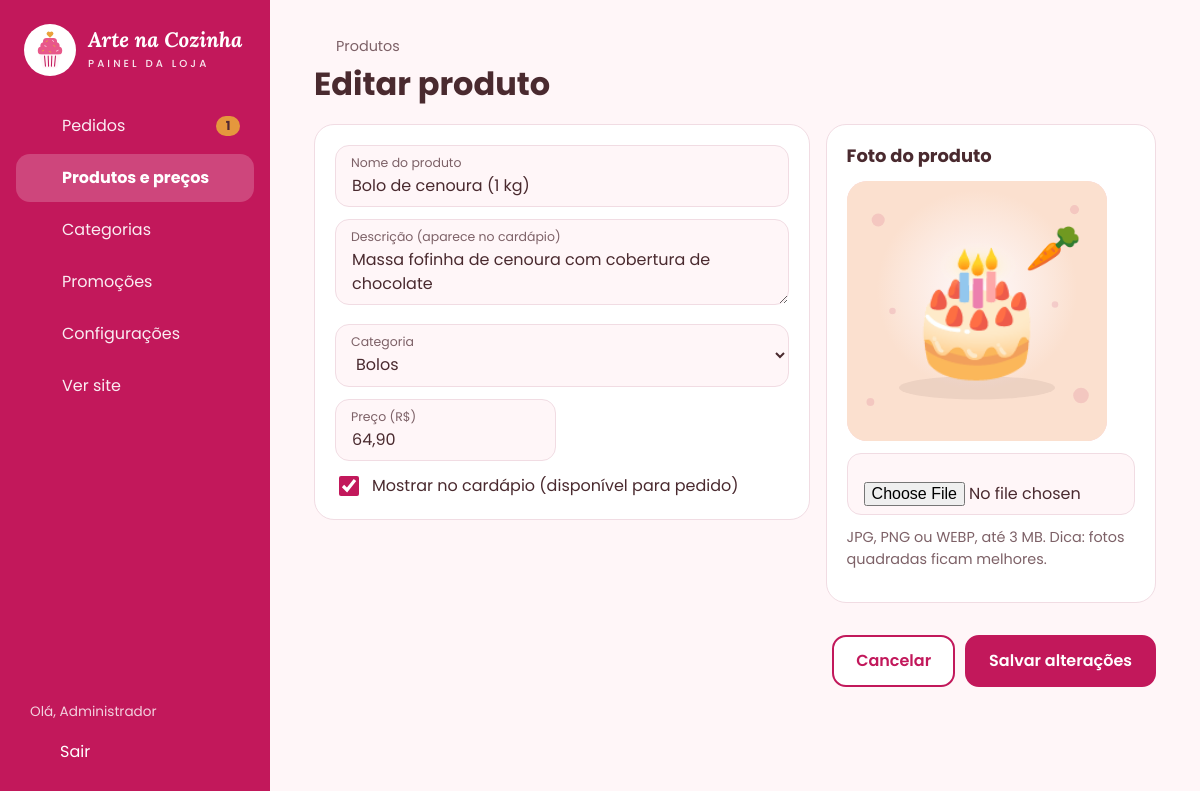
/admin/produto_form.php?id=4 (signed in), run on an earlier commit of the app's database.
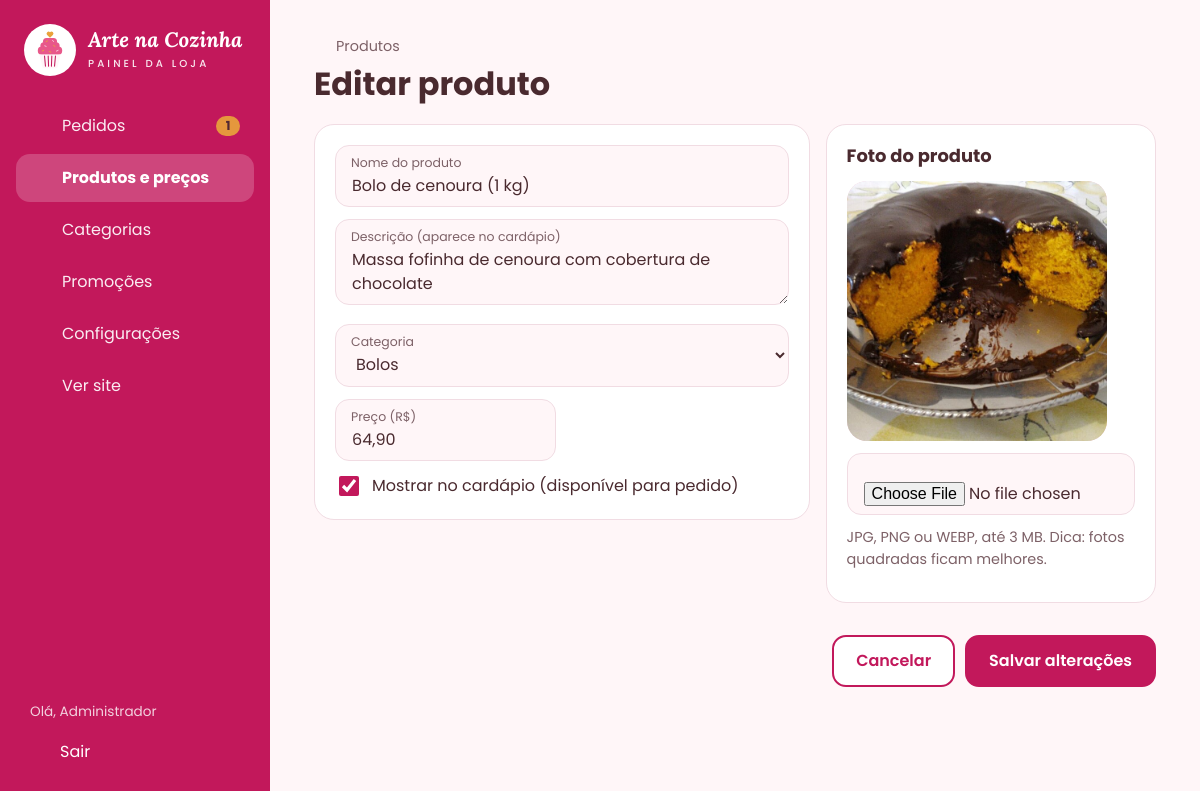
And on a later commit of the database.
### tables this page shows
CREATE TABLE produto (
  id_produto         INT           NOT NULL AUTO_INCREMENT,
  id_admin           INT           NOT NULL,
  nome               VARCHAR(100)  NOT NULL,
  descricao          VARCHAR(255)  NOT NULL,
  categoria          VARCHAR(40)   NOT NULL,
  preco              DECIMAL(8,2)  NOT NULL,
  preco_promocional  DECIMAL(8,2)  NULL,
  imagem             VARCHAR(255)  NULL,
  disponivel         BOOLEAN       NOT NULL DEFAULT TRUE,
  PRIMARY KEY (id_produto),
  KEY idx_produto_categoria (categoria),
  CONSTRAINT fk_produto_admin FOREIGN KEY (id_admin)
    REFERENCES administrador (id_admin)
);

### includes/bootstrap.php (called while the page is built, shortened)
<?php
function db(): PDO
{
    static $pdo = null;
    if ($pdo === null) {
        $c = APP_CONFIG;
        $dsn = "mysql:host={$c['db_host']};port={$c['db_porta']};dbname={$c['db_nome']};charset=utf8mb4";
        try {
            $pdo = new PDO($dsn, $c['db_usuario'], $c['db_senha'], [
                PDO::ATTR_ERRMODE            => PDO::ERRMODE_EXCEPTION,
                PDO::ATTR_DEFAULT_FETCH_MODE => PDO::FETCH_ASSOC,
                PDO::ATTR_EMULATE_PREPARES   => false,
            ]);
            $pdo->exec("SET time_zone = '" . date('P') . "'");
        } catch (PDOException $e) {
            http_response_code(500);
            $msg = $c['debug'] ? $e->getMessage() : 'Tente novamente em alguns minutos.';
            exit('<div style="font-family:sans-serif;padding:2rem;color:#4A2A2F">'
               . '<h2>Não foi possível conectar ao banco de dados</h2><p>'
               . htmlspecialchars($msg) . '</p><p>Verifique se o MySQL está ligado e se o banco '
               . '<code>arte_na_cozinha</code> foi importado (database/arte_na_cozinha.sql).</p></div>');
        }
    }
    return $pdo;
}
function categorias(bool $recarregar = false): array
{
    static $lista = null;
    if ($lista === null || $recarregar) {
        $lista = db()->query('SELECT nome FROM categoria ORDER BY ordem, nome')->fetchAll(PDO::FETCH_COLUMN);
    }
    return $lista;
}
function h(?string $texto): string
{
    return htmlspecialchars((string) $texto, ENT_QUOTES, 'UTF-8');
}

### admin/produto_form.php (the view, shortened to what this page needs)
<?php
$id = (int) ($_GET['id'] ?? $_POST['id'] ?? 0);
$produto = [
    'id_produto' => 0, 'nome' => '', 'descricao' => '', 'categoria' => categorias()[0] ?? '',
    'preco' => '', 'preco_promocional' => '', 'imagem' => '', 'disponivel' => 1,
    'promo_fim' => null, 'promo_modo' => null,
];
if ($id > 0) {
    $st = db()->prepare(SQL_PRODUTO_COM_PROMO . ' WHERE p.id_produto = ?');
    $st->execute([$id]);
    $produto = $st->fetch() ?: null;
}
$erros = [];
$fmt = fn($v) => ($v === null || $v === '' || $v < 0) ? '' : number_format((float) $v, 2, ',', '');
require __DIR__ . '/../includes/admin_topo.php';
?>
<div class="painel-cabecalho">
  <div>
    <a href="produtos.php" class="voltar-link"><?= icone('voltar') ?> Produtos</a>
    <h1><?= $id ? 'Editar produto' : 'Novo produto' ?></h1>
  </div>
</div>
<form method="post" enctype="multipart/form-data" class="grade-formulario" novalidate>
  <section class="cartao">
    <div class="campos">
      <div class="campo <?= isset($erros['nome']) ? 'erro' : '' ?>">
        <label for="nome">Nome do produto</label>
        <input id="nome" name="nome" maxlength="100" required value="<?= h($produto['nome']) ?>">
      </div>
      <div class="campo <?= isset($erros['descricao']) ? 'erro' : '' ?>">
        <label for="descricao">Descrição (aparece no cardápio)</label>
        <textarea id="descricao" name="descricao" maxlength="255" required><?= h($produto['descricao']) ?></textarea>
      </div>
      <div class="campo <?= isset($erros['categoria']) ? 'erro' : '' ?>">
        <label for="categoria">Categoria</label>
        <select id="categoria" name="categoria">
          <?php foreach (categorias() as $cat): ?>
            <option <?= $produto['categoria'] === $cat ? 'selected' : '' ?>><?= h($cat) ?></option>
          <?php endforeach; ?>
        </select>
      </div>
      <div class="campos campos-duplos">
        <div class="campo <?= isset($erros['preco']) ? 'erro' : '' ?>">
          <label for="preco">Preço (R$)</label>
          <input id="preco" name="preco" inputmode="decimal" required placeholder="0,00" value="<?= h($fmt($produto['preco'])) ?>">
        </div>
      </div>
      <label class="checkbox">
        <input type="checkbox" name="disponivel" <?= $produto['disponivel'] ? 'checked' : '' ?>>
        Mostrar no cardápio (disponível para pedido)
      </label>
    </div>
  </section>
  <section class="cartao">
    <h2>Foto do produto</h2>
    <div class="previa-foto">
      <img id="previaImagem" src="../<?= h($produto['imagem'] ?: 'assets/img/logo-icone.svg') ?>" alt="Prévia da foto">
    </div>
    <div class="campo <?= isset($erros['imagem']) ? 'erro' : '' ?>" style="margin-top:12px">
      <input type="file" name="imagem" id="imagem" accept="image/jpeg,image/png,image/webp" class="entrada-arquivo">
    </div>
    <p class="dica">JPG, PNG ou WEBP, até 3 MB. Dica: fotos quadradas ficam melhores.</p>
  </section>
  <div class="barra-salvar">
    <a href="produtos.php" class="botao botao-contorno">Cancelar</a>
    <button type="submit" class="botao"><?= $id ? 'Salvar alterações' : 'Cadastrar produto' ?></button>
  </div>
</form>
<?php require __DIR__ . '/../includes/admin_rodape.php'; ?>

What changed in the data, as far as the page shows it:
changed produto "Bolo de cenoura (1 kg)": imagem: a different picture
